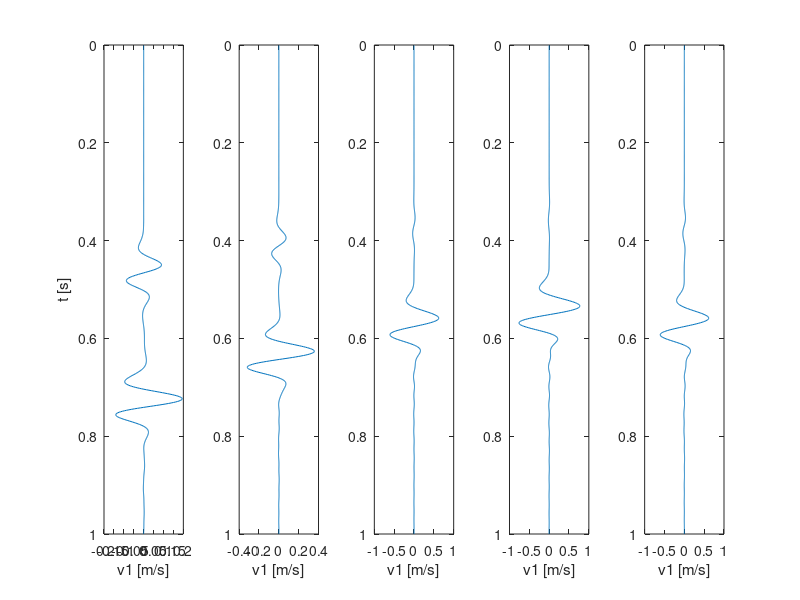

This figure's MATLAB source:
clear all;
close all;
dt=10^-3;
nt=1000;
%% load data
tt=load('./rec_1.mat');
V1=tt.data;
tt=load('./rec_2.mat');
V2=tt.data;
tt=load('./rec_3.mat');
V3=tt.data;
nr=size(V1,2);
%% plot data
figure;
for i=1:nr
    subplot(1,nr,i);
    plot(V1(:,i),dt:dt:dt*nt);
    set(gca,'ydir','reverse');
    xlabel('v1 [m/s]');
    if i==1
        ylabel('t [s]');
    end
end

